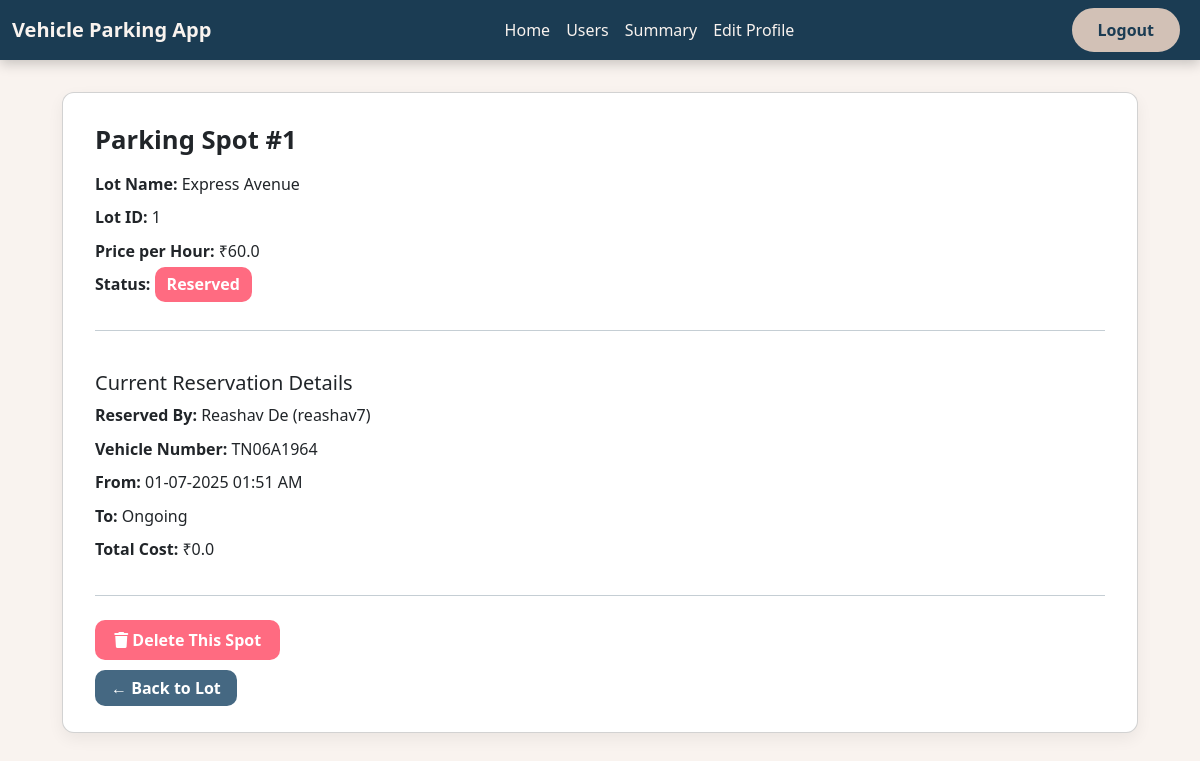
The app's page /admin_dashboard/parking_spot/1 (signed in), older data.
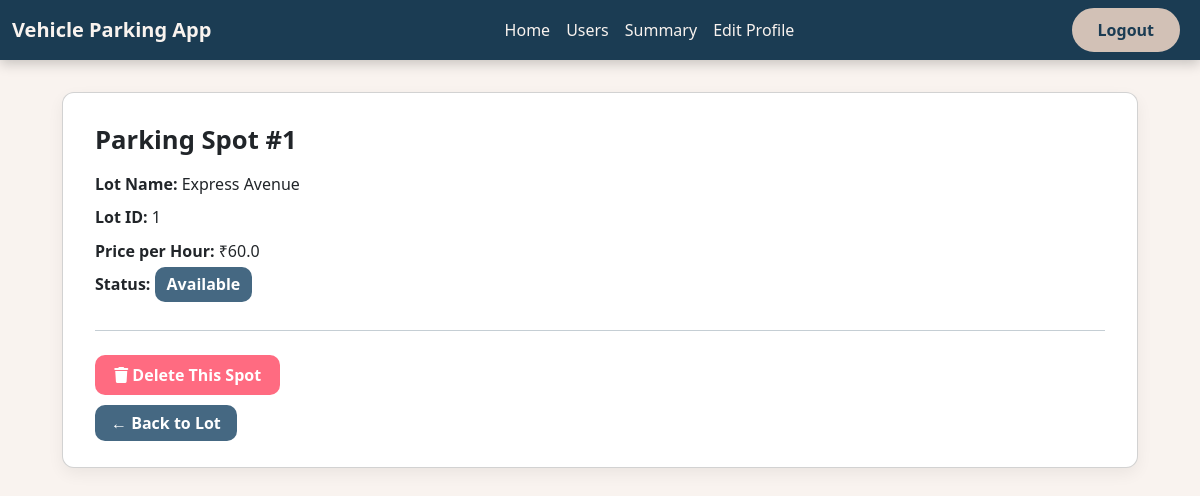
The same page, newer data.
### models.py (models this page shows)
class User(db.Model):
    __tablename__ = 'user'
    id = db.Column(db.Integer, primary_key=True)
    username = db.Column(db.String(32), unique=True, nullable=False)
    passhash = db.Column(db.String(256), nullable=False)
    name = db.Column(db.String(64), nullable=False)
    is_admin = db.Column(db.Boolean, default=False, nullable=False)
    reservations = db.relationship('Reservation', backref='user', lazy=True)

class Reservation(db.Model):
    __tablename__ = 'reservation'
    id = db.Column(db.Integer, primary_key=True)
    user_id = db.Column(db.Integer, db.ForeignKey('user.id'), nullable=False)
    spot_id = db.Column(db.Integer, db.ForeignKey('parking_spot.id'), nullable=False)
    date = db.Column(db.Date, nullable=False)
    start_time = db.Column(db.DateTime, default=datetime.utcnow)
    end_time = db.Column(db.DateTime, nullable=True)
    vehicle_number = db.Column(db.String(15), nullable=False)
    hours_parked = db.Column(db.Float, nullable=False)
    parking_cost_per_hour = db.Column(db.Float, nullable=False)
    total_parking_cost = db.Column(db.Float, nullable=False)

### routes.py (the view)
@app.route('/admin_dashboard/parking_spot/<int:spot_id>')
@admin_required
def parking_spot(spot_id):
    spot = Parking_Spot.query.get(spot_id)
    if not spot:
        flash("Parking spot not found", "danger")
        return redirect(url_for('admin_dashboard', user_id=session['user_id']))
    return render_template('parking_spot.html', spot=spot)

### routes.py (called while the page is built)
def admin_required(func):
    @wraps(func)
    def inner(*args, **kwargs):
        if 'user_id' not in session:
            flash('You need to log in first', 'danger')
            return redirect(url_for('admin_login'))
        user = User.query.get(session['user_id'])
        if not user.is_admin:
            flash('You do not have permission to access this page', 'danger')
            return redirect(url_for('admin_login'))
        return func(*args, **kwargs)
    return inner

### templates/parking_spot.html (shortened to what this page needs)
{% extends 'layout.html' %}
{% block navbar %}
    {% include 'admin_navbar.html' %}
{% endblock navbar %}
{% block content %}
<div class="container spot-detail-container">
    <div class="card">
        <h2>Parking Spot #{{ spot.id }}</h2>
        <p><strong>Lot Name:</strong> {{ spot.parking_lot.prime_location_name }}</p>
        <p><strong>Lot ID:</strong> {{ spot.lot_id }}</p>
        <p><strong>Price per Hour:</strong> ₹{{ spot.parking_lot.price_per_hour }}</p>
        <p><strong>Status:</strong>
            {% if spot.status == 'A' %}
                <span class="badge-available">Available</span>
            {% else %}
                <span class="badge-reserved">Reserved</span>
            {% endif %}
        </p>
        {% if spot.status == 'R' %}
            <hr>
            <h5 class="mt-3">Current Reservation Details</h5>
            {% if spot.reservations %}
                {% set current_reservation = spot.reservations[-1] %}
                <p><strong>Reserved By:</strong> {{ current_reservation.user.name }} ({{ current_reservation.user.username }})</p>
                <p><strong>Vehicle Number:</strong> {{ current_reservation.vehicle_number }}</p>
                <p><strong>From:</strong> {{ current_reservation.start_time.strftime('%d-%m-%Y %I:%M %p') }}</p>
                <p><strong>To:</strong>
                    {% if current_reservation.end_time %}
                        {{ current_reservation.end_time.strftime('%d-%m-%Y %I:%M %p') }}
                    {% else %}
                        Ongoing
                    {% endif %}
                </p>
                <p><strong>Total Cost:</strong> ₹{{ current_reservation.total_parking_cost }}</p>
            {% else %}
                <p class="text-muted">No active reservation found.</p>
            {% endif %}
        {% endif %}
        <hr>
        <form method="POST" action="{{ url_for('delete_parking_spot', spot_id=spot.id) }}" onsubmit="return confirm('Are you sure you want to delete this spot? This cannot be undone.')">
            <button type="submit" class="btn-delete">
                <i class="fa-solid fa-trash"></i> Delete This Spot
            </button>
        </form>
        <div class="mt-3">
            <a href="{{ url_for('view_parking_spots', lot_id=spot.lot_id) }}" class="btn-back">← Back to Lot</a>
        </div>
    </div>
</div>
{% endblock content %}

Row changes from the older to the newer data that the page shows:
no longer on this page (row edited): User: user.name "Reashav De", user.username "reashav7"
no longer on this page (row edited): Reservation: vehicle_number "TN06A1964", start_time "01-07-2025 01:51 AM", total_parking_cost "0.0"
changed Parking_Spot id 1: status "R" → "A" (drawn)
Text that changed along with them:
text no longer shown: "Reserved Current Reservation Details Reserved By: ( ) Vehicle Number: From: To: Ongoing Total Cost: ₹"
text now shown: "Available"
